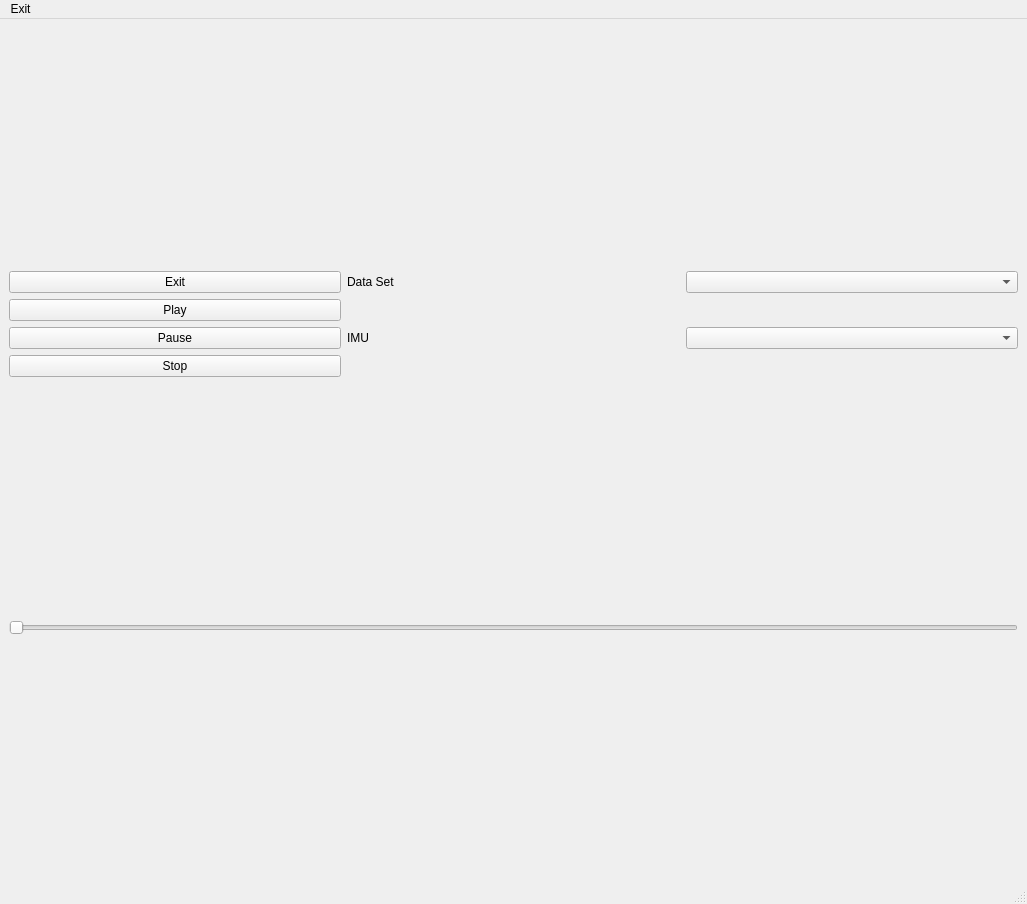
<?xml version="1.0" encoding="UTF-8"?>
<ui version="4.0">
 <class>IMU_Phonon</class>
 <widget class="QMainWindow" name="IMU_Phonon">
  <property name="geometry">
   <rect>
    <x>0</x>
    <y>0</y>
    <width>1027</width>
    <height>904</height>
   </rect>
  </property>
  <property name="windowTitle">
   <string>IMU Window</string>
  </property>
  <widget class="QWidget" name="centralwidget">
   <layout class="QGridLayout" name="gridLayout_2">
    <item row="0" column="0">
     <layout class="QVBoxLayout" name="verticalLayout_2">
      <property name="spacing">
       <number>-1</number>
      </property>
      <property name="sizeConstraint">
       <enum>QLayout::SetDefaultConstraint</enum>
      </property>
      <property name="topMargin">
       <number>0</number>
      </property>
      <item>
       <layout class="QHBoxLayout" name="hzTop">
        <item>
         <widget class="Phonon::VideoPlayer" name="videoPlayer"/>
        </item>
        <item>
         <layout class="QVBoxLayout" name="vertPlots"/>
        </item>
        <item>
         <layout class="QVBoxLayout" name="gyroPlots"/>
        </item>
       </layout>
      </item>
      <item>
       <layout class="QGridLayout" name="gridLayout">
        <item row="1" column="1">
         <widget class="QLabel" name="label_3">
          <property name="text">
           <string>IMU</string>
          </property>
         </widget>
        </item>
        <item row="1" column="2">
         <widget class="QComboBox" name="comboIMU"/>
        </item>
        <item row="0" column="2">
         <widget class="QComboBox" name="comboData"/>
        </item>
        <item row="0" column="1">
         <widget class="QLabel" name="label_2">
          <property name="text">
           <string>Data Set</string>
          </property>
         </widget>
        </item>
        <item row="0" column="0">
         <widget class="QPushButton" name="btnExit">
          <property name="text">
           <string>Exit</string>
          </property>
         </widget>
        </item>
        <item row="1" column="0">
         <layout class="QVBoxLayout" name="verticalLayout">
          <item>
           <widget class="QPushButton" name="buttonPlay">
            <property name="text">
             <string>Play</string>
            </property>
           </widget>
          </item>
          <item>
           <widget class="QPushButton" name="buttonPause">
            <property name="text">
             <string>Pause</string>
            </property>
           </widget>
          </item>
          <item>
           <widget class="QPushButton" name="buttonStop">
            <property name="text">
             <string>Stop</string>
            </property>
           </widget>
          </item>
         </layout>
        </item>
       </layout>
      </item>
     </layout>
    </item>
    <item row="1" column="0">
     <widget class="QSlider" name="positionSlider">
      <property name="orientation">
       <enum>Qt::Horizontal</enum>
      </property>
     </widget>
    </item>
   </layout>
  </widget>
  <widget class="QMenuBar" name="menubar">
   <property name="geometry">
    <rect>
     <x>0</x>
     <y>0</y>
     <width>1027</width>
     <height>22</height>
    </rect>
   </property>
   <widget class="QMenu" name="menuExit">
    <property name="title">
     <string>Exit</string>
    </property>
   </widget>
   <addaction name="menuExit"/>
  </widget>
  <widget class="QStatusBar" name="statusbar"/>
 </widget>
 <customwidgets>
  <customwidget>
   <class>Phonon::VideoPlayer</class>
   <extends>QWidget</extends>
   <header location="global">phonon/videoplayer.h</header>
  </customwidget>
 </customwidgets>
 <tabstops>
  <tabstop>btnExit</tabstop>
  <tabstop>comboData</tabstop>
  <tabstop>comboIMU</tabstop>
  <tabstop>buttonPlay</tabstop>
  <tabstop>buttonPause</tabstop>
  <tabstop>buttonStop</tabstop>
  <tabstop>positionSlider</tabstop>
 </tabstops>
 <resources/>
 <connections>
  <connection>
   <sender>btnExit</sender>
   <signal>clicked()</signal>
   <receiver>IMU_Phonon</receiver>
   <slot>close()</slot>
   <hints>
    <hint type="sourcelabel">
     <x>102</x>
     <y>619</y>
    </hint>
    <hint type="destinationlabel">
     <x>426</x>
     <y>370</y>
    </hint>
   </hints>
  </connection>
 </connections>
</ui>
